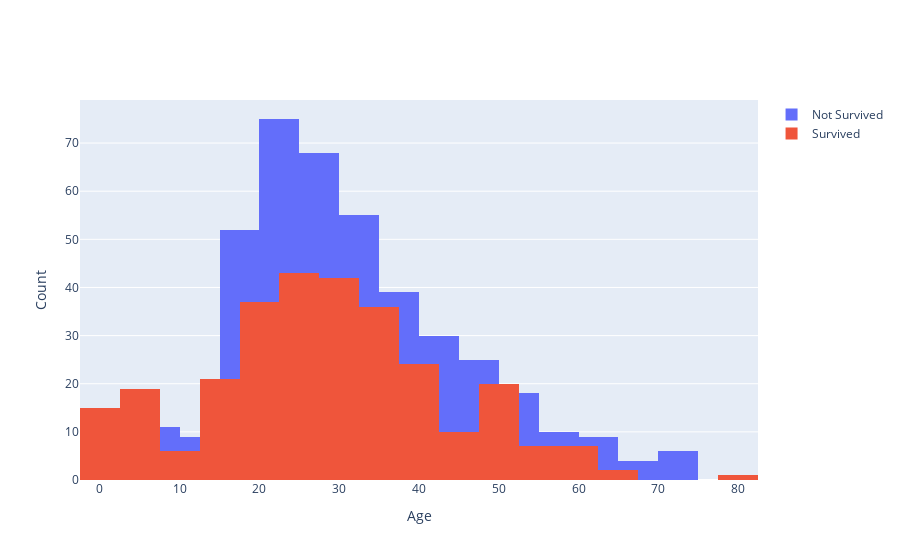

Notebook code cell kept with this figure:
### Code cell
fig = go.Figure()
fig.add_trace(go.Histogram(x=train[train['Survived']==0]['Age'], name='Not Survived'))
fig.add_trace(go.Histogram(x=train[train['Survived']==1]['Age'], name='Survived'))
fig.update_layout(xaxis_title='Age', yaxis_title='Count')
fig.update_layout(barmode='overlay')

### Figure 1 — Plotly figure (JSON) as saved in the notebook; plotly's stock layout.template omitted (floating-point values rounded to 4 significant figures; data arrays with more than 128 entries replaced by an {"elided": "..."} marker saying what was removed)
{"data": [{"name": "Not Survived", "type": "histogram", "x": {"elided": "549 float values"}}, {"name": "Survived", "type": "histogram", "x": {"elided": "342 float values"}}], "layout": {"barmode": "overlay", "xaxis": {"title": {"text": "Age"}}, "yaxis": {"title": {"text": "Count"}}}}
